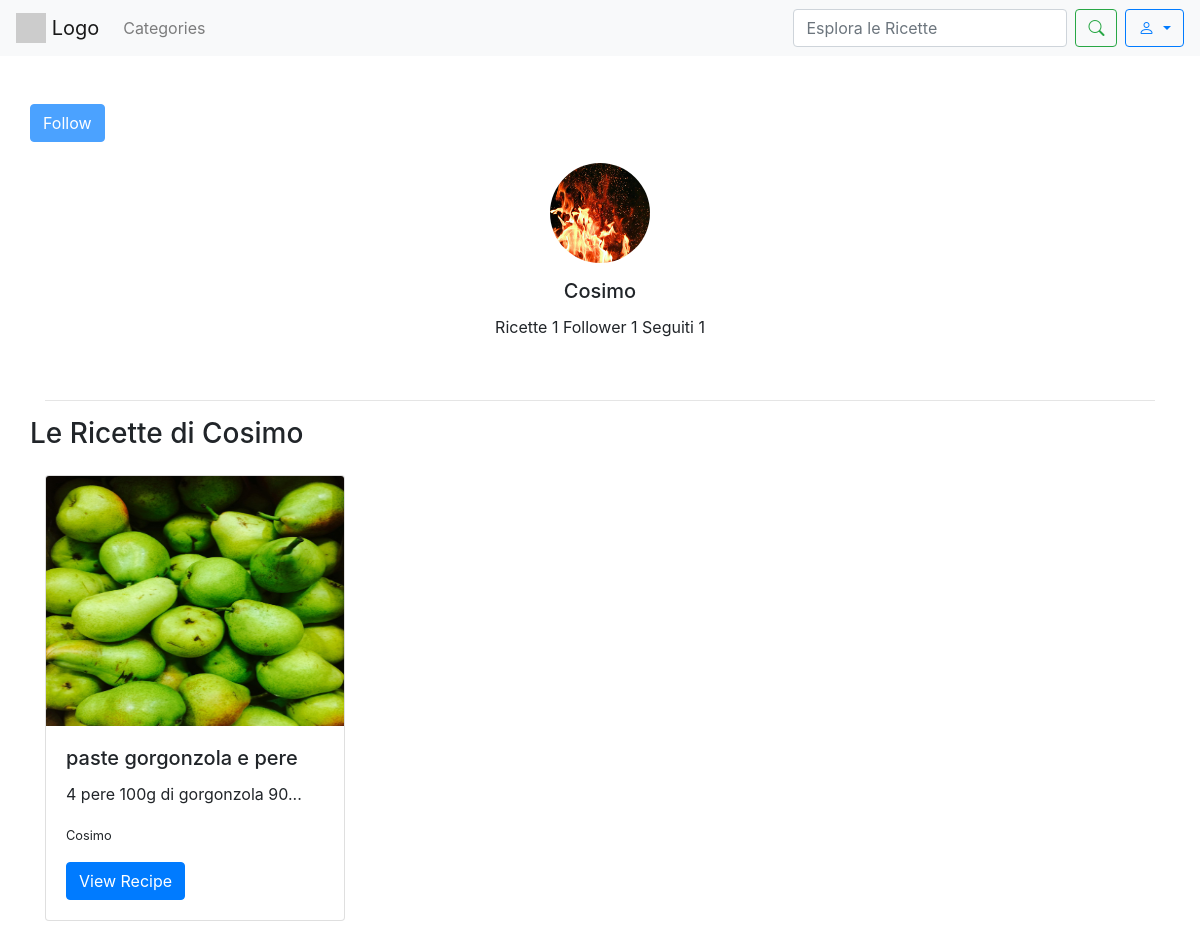
Page /user/4/ on the committed database.
### sito/models.py (models this page shows, shortened)
class CustomUser(AbstractUser):
    profile_image = models.ImageField(upload_to='profile_images/', blank=True, null=True)
    def get_profile_picture_url(self):
        if self.profile_image:
            return self.profile_image.url
        return static('images/defaultprofile.jpg')
    def count_recipes(self):
        return self.recipe_set.count()
    def count_followers(self):
        return self.followers.count()
    def count_following(self):
        return self.following.count()
    def __str__(self):
        return self.username

class Recipe(models.Model):
    title = models.CharField(max_length=200)
    photo = models.ImageField(upload_to='recipes_photos/', blank=True, null=True)
    preparationtime = models.CharField(help_text="Totale tempo di preparazione (es: 1 hour 30 minutes)", max_length=200,
                                       blank=True, null=True)
    category = models.ForeignKey(Category, on_delete=models.CASCADE)
    user = models.ForeignKey('CustomUser', on_delete=models.CASCADE)
    ingredients = models.TextField()
    instructions = models.TextField()

### sito/views.py (the view)
# urls.py: path('user/<int:user_id>/', user_profile, name='user_profile'),
def user_profile(request, user_id):
    recipes = Recipe.objects.filter(user=user_id)
    user = get_object_or_404(CustomUser, id=user_id)
    if request.user in CustomUser.objects.all():
        followed_user_ids = Follow.objects.filter(utente=request.user).values_list('followee_id', flat=True)
        currentuser = request.user
    else:
        followed_user_ids = None
        currentuser = None
    context = {'user': user,
               'recipes': recipes,
               'currentuser': currentuser,
               'followed_user_ids': followed_user_ids}
    return render(request, 'pagina_utente.html', context)

### template/pagina_utente.html (shortened to what this page needs)
<!DOCTYPE html>
{% load static %}
<html lang="en">
<head>
    <link rel="stylesheet" href="https://maxcdn.bootstrapcdn.com/bootstrap/4.5.2/css/bootstrap.min.css">
    <link rel="stylesheet" href="https://cdn.jsdelivr.net/npm/bootstrap-icons/font/bootstrap-icons.css">
</head>
<body>
    <nav class="navbar navbar-expand-lg navbar-light bg-light">
        <a class="navbar-brand" href="{% url 'homepage' %}">
            <img src="https://via.placeholder.com/30" alt="Logo" class="d-inline-block align-top">
            Logo
        </a>
            <ul class="navbar-nav mr-auto">
                <li class="nav-item">
                    <a class="nav-link" href="#">Categories</a>
                </li>
            </ul>
            <form class="form-inline my-2 my-lg-0">
                <input class="form-control mr-sm-2" type="search" placeholder="Esplora le Ricette" aria-label="Search">
                <button class="btn btn-outline-success my-2 my-sm-0" type="submit"><i class="bi bi-search"></i></button>
            </form>
            <div class="dropdown ml-2">
                <button class="btn btn-outline-primary dropdown-toggle" type="button" id="userDropdown" data-toggle="dropdown" aria-haspopup="true" aria-expanded="false">
                    <i class="bi bi-person"></i>
                </button>
            </div>
    </nav>
    <div class="container py-5">
        <div class="row justify-content-start">
            <button type="button" class="btn btn-primary" style="opacity: 0.7;">Follow</button>
        </div>
        <div class="row justify-content-center">
            <div class="col-md-6 text-center">
                <div class="card border-white mb-4">
                    <div class="card-body">
                        <img src=" {{ user.get_profile_picture_url }} " alt="Profile Picture" class="rounded-circle img-fluid mb-3" style="width: 100px; height: 100px;">
                        <h5 class="card-title">{{ user.username }}</h5>
                        <p class="card-text">Ricette {{ user.count_recipes }} Follower {{ user.count_followers }} Seguiti {{ user.count_following }} </p>
                    </div>
                </div>
            </div>
        </div>
        <hr>
        <div class="row">
            <h3 class="text-center mb-4">Le Ricette di {{user.username}}</h3>
        </div>
        <div class="row">
                {% for recipe in recipes %}
                <div class="col-md-4 mb-4">
                    <div class="card mb-3" style="max-width: 300px;">
                            {% if recipe.photo %}
                            <img src=" {{ recipe.photo.url }} " class=" card-img-top rounded-start" alt="foto ricetta" style="max-height: 250px; overflow-y: hidden" >
                            {% else %}
                            <img src="{% static 'images/defaultrecipe.jpg' %}" class="card-img-top rounded-start" alt="foto ricetta" style="max-height: 250px; overflow-y: hidden">
                            {% endif %}
                            <div class="card-body">
                                <h5 class="card-title">{{ recipe.title }}</h5>
                                <p class="card-text">{{ recipe.ingredients|slice:":30" }}...</p>
                                <p class="card-text"><small class="text-body-secondary">{{recipe.user}}</small></p>
                                <a href="{% url 'recipe_detail' recipe.id %}" class="btn btn-primary">View Recipe</a>
                            </div>
                        </div>
                </div>
            {% endfor %}
        </div>
    </div>
</body>
</html>

### rows in the picture
CustomUser: get_profile_picture_url (picture), username "Cosimo", count_recipes "1", count_followers "1", count_following "1"
Recipe: photo (picture), title "paste gorgonzola e pere", ingredients "4 pere 100g di gorgonzola 90", user "Cosimo"
